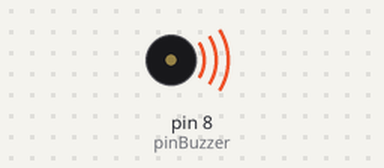
A sketch run on a simulated Arduino Uno, built with avr-gcc and run on an emulated ATmega328P. Shown: buzzer (waves = sounding). What the sketch prints to the serial monitor is not drawn.

Above: at 0.1 s.
At 8.8 s:
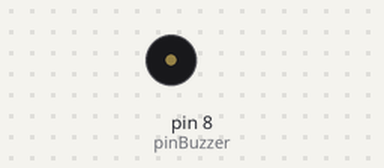
Timing chart, 0 to 10.3 s (numbered marks = the images above):
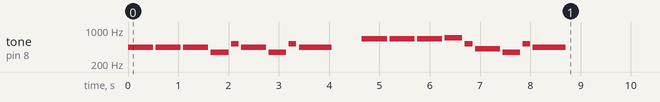

The sketch:

08-BuzzerV2.ino
```cpp
// (licence header left out)
// ---- Bibliotecas
#include "Notas.h"

// ---- Constantes
#define pinBuzzer 8

// -- Variables

void setup() {
  Serial.begin(9600);
  PlayStarWars();
  Serial.println("Taller - Buzzer v2 | JVC 2019");
}  // void setup

void loop() {
}  // void loop

void PlayStarWars() {
  int numNotas = 20;

  // Para las matrices SI es necesario definir sus dimensiones
  int notas[20][2] = {
    {a , 500}, {a , 500}, {a , 500}, {f , 350},
    {cH, 150}, {a , 500}, {f , 350}, {cH, 150},
    {a , 650}, {0 , 500}, {eH, 500}, {eH, 500},
    {eH, 500}, {fH, 350}, {cH, 150}, {gS, 500},
    {f , 350}, {cH, 150}, {a , 650}, {0 , 500}
  };
  for (int i = 0 ; i < numNotas ; i++) {
    if (notas[i][0] > 0) {
      tone(pinBuzzer, notas[i][0], notas[i][1]);
    }
    delay(notas[i][1]);
    noTone(pinBuzzer);

    delay(50);
  }  // for
} // void PlayStarWars
```

Notas.h
```cpp
#define c   261
#define d   294
#define e   329
#define f   349
#define g   391
#define gS  415
#define a   440
#define aS  455
#define b   466
#define cH  523
#define cSH 554
#define dH  587
#define dSH 622
#define eH  659
#define fH  698
#define fSH 740
#define gH  784
#define gSH 830
#define aH  880
```
